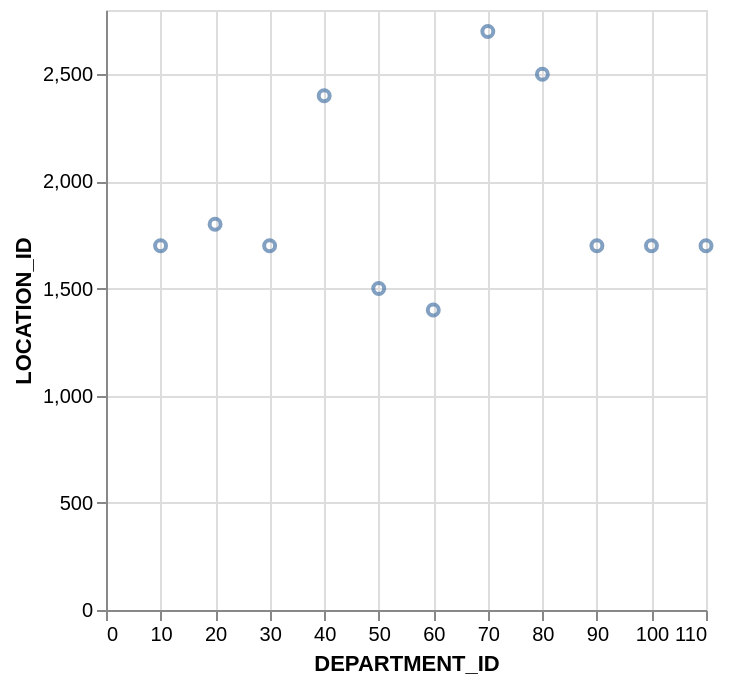

The specification (Vega-Lite) saved for this image:
### Vega-Lite specification from a JSON file in a GitHub repository (floating-point values rounded to 4 significant figures)
{"data": {"values": [{"x_data": 90, "y_data": 1700}, {"x_data": 60, "y_data": 1400}, {"x_data": 100, "y_data": 1700}, {"x_data": 30, "y_data": 1700}, {"x_data": 50, "y_data": 1500}, {"x_data": 80, "y_data": 2500}, {"x_data": 10, "y_data": 1700}, {"x_data": 20, "y_data": 1800}, {"x_data": 40, "y_data": 2400}, {"x_data": 70, "y_data": 2700}, {"x_data": 110, "y_data": 1700}]}, "mark": "point", "encoding": {"x": {"field": "x_data", "type": "quantitative", "title": "DEPARTMENT_ID"}, "y": {"field": "y_data", "type": "quantitative", "title": "LOCATION_ID"}}}
